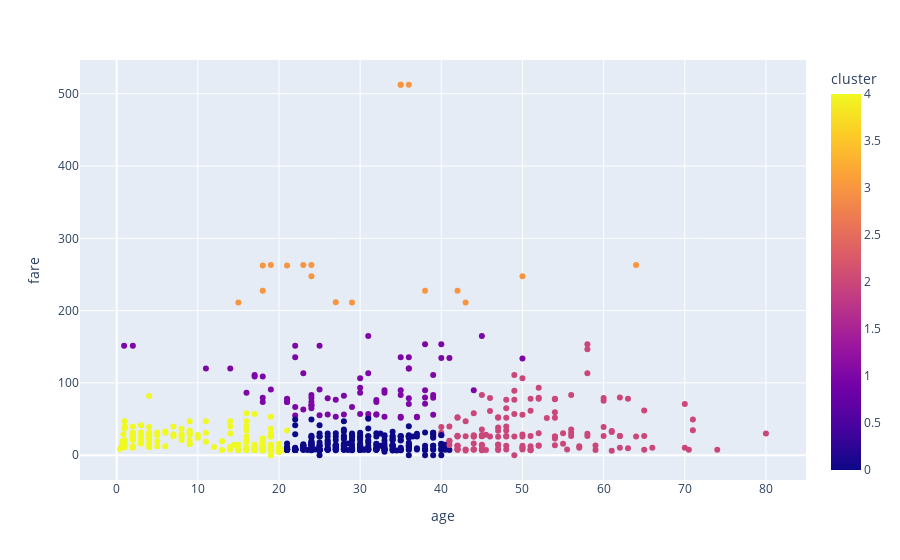

Notebook code for this chart:
### Code cell
# show plots via plotly 
import plotly.express as px
fig = px.scatter(df, x="age", y="fare", color="cluster")
fig.show()

### Figure 1 — Plotly figure (JSON) as saved in the notebook; plotly's stock layout.template omitted (floating-point values rounded to 4 significant figures; data arrays with more than 128 entries replaced by an {"elided": "..."} marker saying what was removed)
{"data": [{"hovertemplate": "age=%{x}<br>fare=%{y}<br>cluster=%{marker.color}<extra></extra>", "legendgroup": "", "marker": {"color": {"elided": "891 int values"}, "coloraxis": "coloraxis", "symbol": "circle"}, "mode": "markers", "name": "", "orientation": "v", "showlegend": false, "type": "scatter", "x": {"elided": "891 float values"}, "xaxis": "x", "y": {"elided": "891 float values"}, "yaxis": "y"}], "layout": {"coloraxis": {"colorbar": {"title": {"text": "cluster"}}, "colorscale": [[0, "#0d0887"], [0.1111, "#46039f"], [0.2222, "#7201a8"], [0.3333, "#9c179e"], [0.4444, "#bd3786"], [0.5556, "#d8576b"], [0.6667, "#ed7953"], [0.7778, "#fb9f3a"], [0.8889, "#fdca26"], [1, "#f0f921"]]}, "legend": {"tracegroupgap": 0}, "margin": {"t": 60}, "xaxis": {"anchor": "y", "domain": [0, 1], "title": {"text": "age"}}, "yaxis": {"anchor": "x", "domain": [0, 1], "title": {"text": "fare"}}}}
